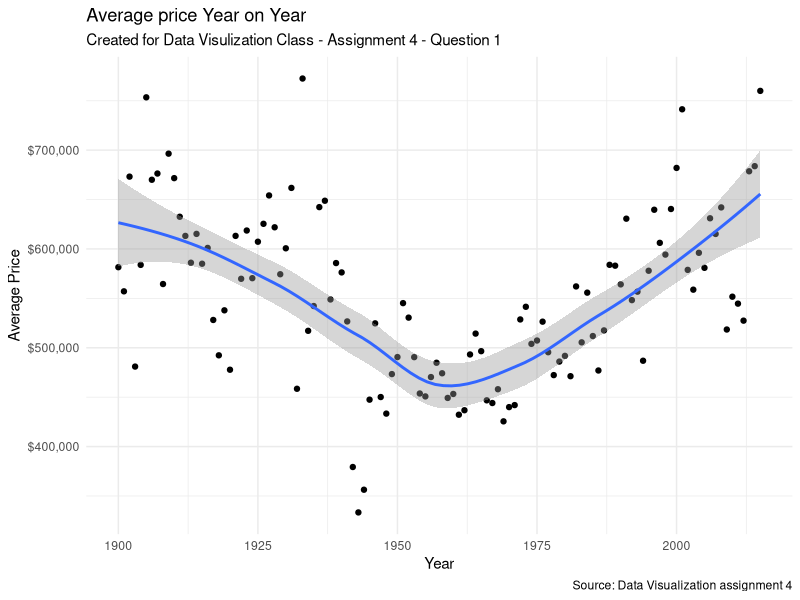
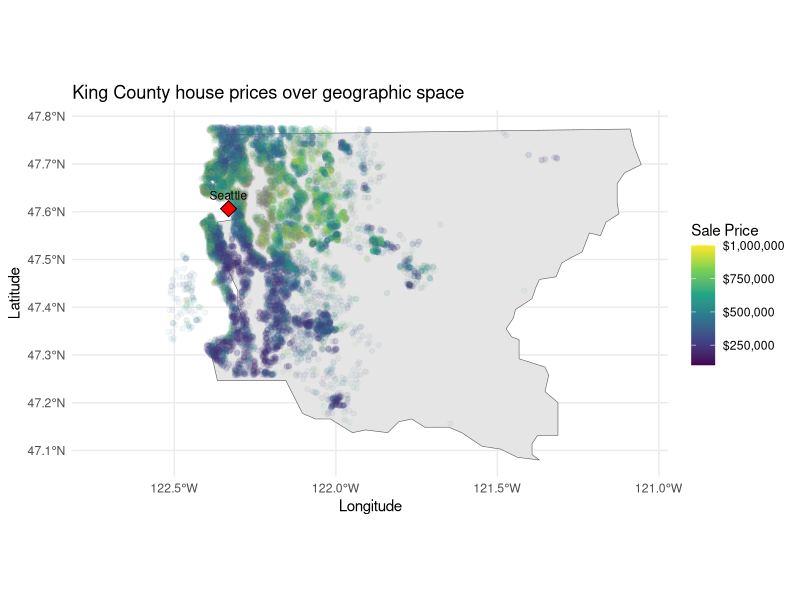
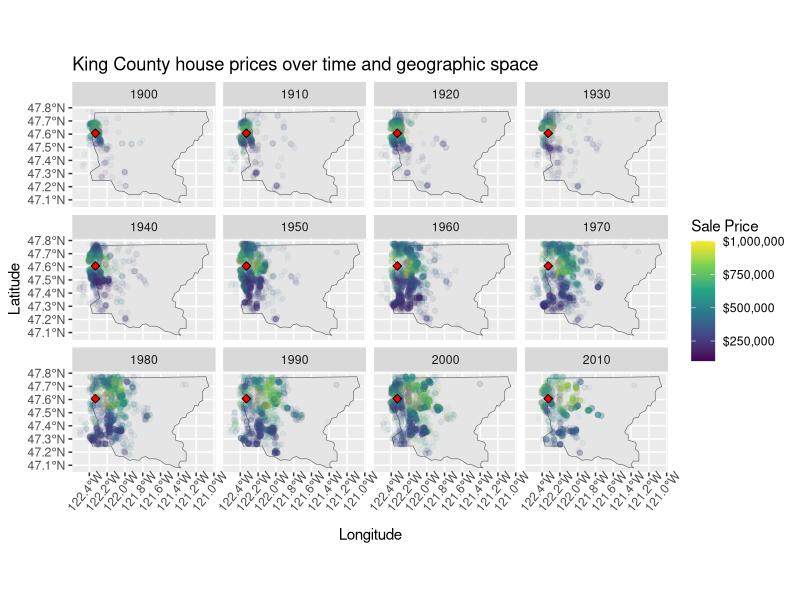
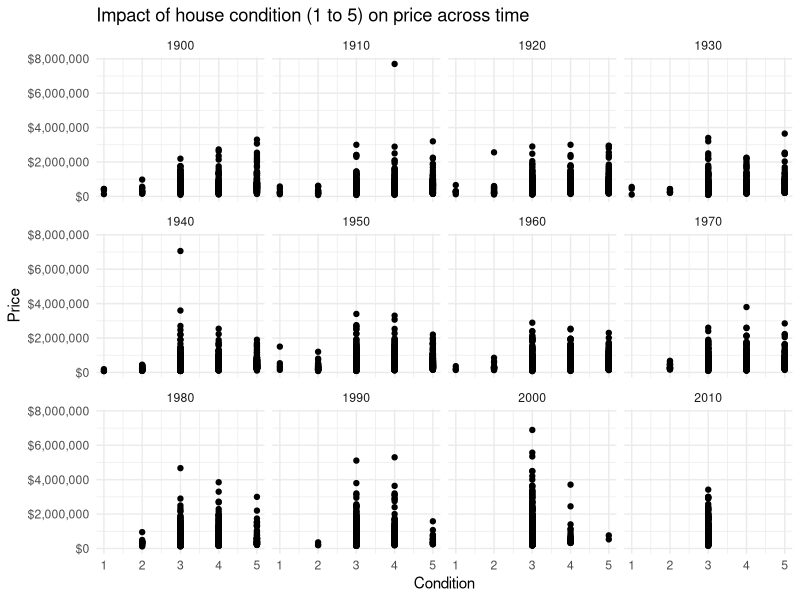
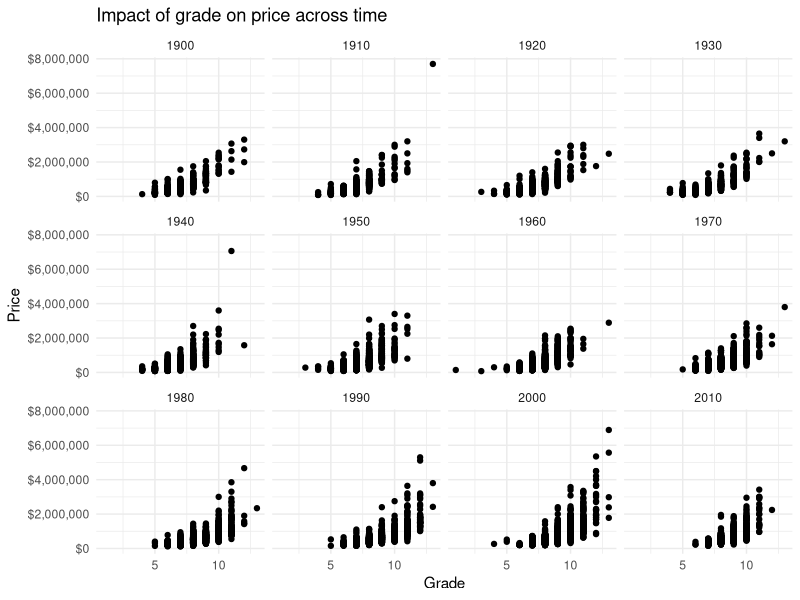

These figures' R source, in order:
## ---- chunk 1
knitr::opts_chunk$set(echo = TRUE)
library(tidyverse)
library(maps)
library(scales)
library(sf)
## ---- chunk 2
houses <- read_csv("data/KING COUNTY House Data.csv")
averagePriceEachYear <- houses %>%
  group_by(yr_built) %>%
  summarise(averagePrice = mean(price))

averagePriceEachYear %>%
  ggplot() +
  geom_point(aes(x = yr_built, y = averagePrice)) +
  geom_smooth(aes(yr_built, averagePrice)) +
  scale_y_continuous(labels = dollar) + 
  labs(x = "Year", y = "Average Price",
  title = "Average price Year on Year",
  subtitle = "Created for Data Visulization Class - Assignment 4 - Question 1",
  caption = "Source: Data Visualization assignment 4") +
  theme_minimal()
## ---- chunk 3
counties <- st_as_sf(map("county", plot = FALSE, fill = TRUE))
counties_wa <-counties %>% 
  filter(str_detect(ID, 'washington,'))

counties_wa_king <- counties_wa %>% 
  filter(str_detect(ID, "king")) 

sites <- data.frame(longitude = c(-122.3321), latitude = c(47.6062))
counties_wa_king %>% 
  ggplot() + 
  geom_sf() +
  geom_point(data = houses, aes(x = long, y = lat, color = price), alpha= .05) +
  geom_point(data = sites, aes(x = longitude, y = latitude), size = 4, 
        shape = 23, fill = "red") +
  geom_text(data = sites, aes(x = longitude, y = latitude), label = 'Seattle', position =  
              position_dodge(width = 0.8), size = 3, vjust = -1.0) +
  scale_colour_viridis_c("Sale Price", limits = c(100000, 1000000), labels = dollar) +
  theme_minimal() + 
  labs(x = "Longitude",
  y = "Latitude",
  title = "King County house prices over geographic space")
## ---- chunk 4
counties_wa_king %>% 
  ggplot() + 
  geom_sf() +
  geom_point(data = houses, aes(x = long, y = lat, color = price ), alpha= .05) +
  geom_point(data = sites, aes(x = longitude, y = latitude), size = 2, 
        shape = 23, fill = "red") +
  scale_colour_viridis_c("Sale Price", limits = c(100000, 1000000), labels = dollar) +
  facet_wrap(~decade) +
  theme(axis.text.x = element_text(angle =50, hjust=0.75))+ 
  labs(x = "Longitude",
  y = "Latitude",
  title = "King County house prices over time and geographic space")
## ---- chunk 5
ggplot(houses, aes(x = condition, y = price)) +
  geom_point() +
  scale_y_continuous(labels = dollar) + 
  facet_wrap(~decade) +
  labs(x = "Condition", y = "Price",
  title = "Impact of house condition (1 to 5) on price across time") +
  theme_minimal()
## ---- chunk 6
ggplot(houses, aes(x = grade, y = price)) +
  geom_point() +
  #geom_smooth(aes(grade, price)) +
  scale_y_continuous(labels = dollar) + 
  facet_wrap(~decade) +
  labs(x = "Grade", y = "Price",
  title = "Impact of grade on price across time") +
  theme_minimal()
